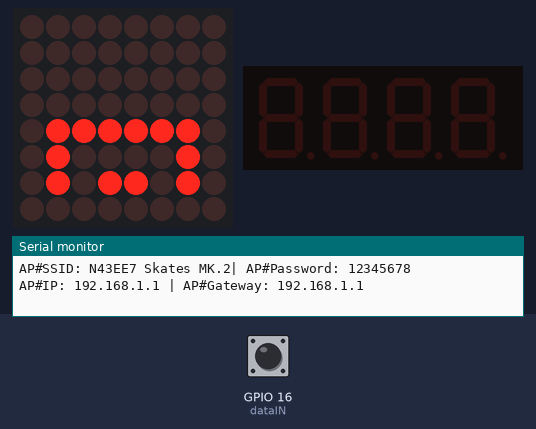
Bench run of a sketch on a simulated ESP8266 (NodeMCU). Parts: 8×8 LED matrix, 4-digit seven-segment display, the last lines printed to the serial monitor. Inputs (shaded band) come from the test bench; at power-on: GPIO 16 (dataIN) LOW.

Above: at 0.6 s.
At 7.6 s:
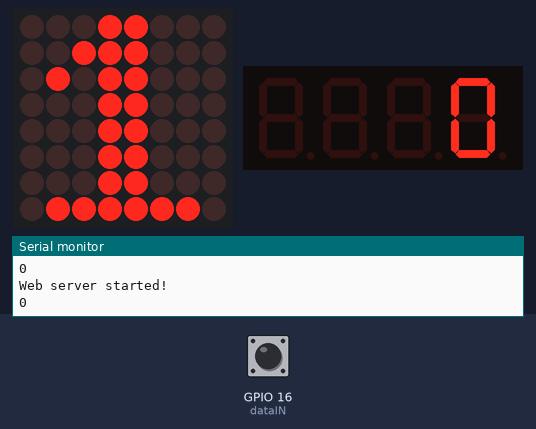
7.7 s: GPIO 16 (dataIN) driven HIGH
At 7.76 s:
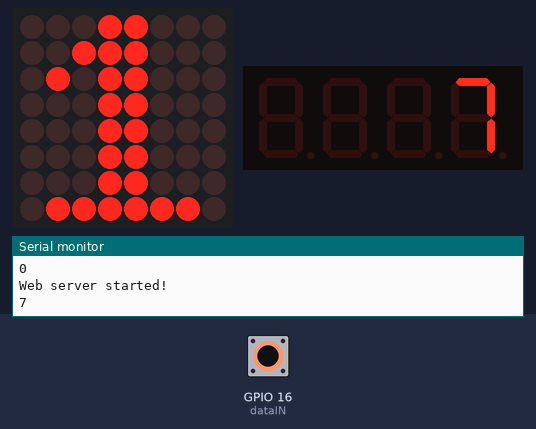
9.3 s: GPIO 16 (dataIN) pulsed LOW 2 times (0.12 s each, 0.3 s apart)
At 11.0 s:
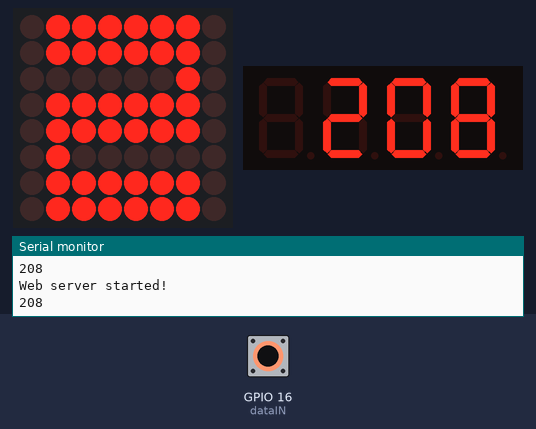
Timing chart, 0 to 12.5 s (numbered marks = the images above; inputs shaded):
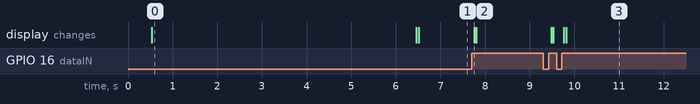

The sketch:

WonderSkatesV2_Server_Edition.ino
```cpp
/*
WonderSkates V2.0S (ESP Server Edition)
By Nabeel Ur Rehman Nayyar
https://github.com/n43ee7/WonderSkatesV2

[!] Mark or change the AP details from Line 61 and 62 and Connect it
[>] Connect the Local IP of the Server for getting Detailed Data.
[>] All serial Messages are for Debgging and can be deleted from the Code

*/
#include <LedControl.h>
#include <TM1637Display.h>
#include <ESP8266WiFi.h>
#include <ESP8266WebServer.h>
#include <WiFiClient.h>
#include <time.h>

//Matrix Phases
byte zero[8] = { B00000000,B01111110,B01000010,B01000010,B01000010,B01000010,B01111110,B00000000 };
byte one[8] = { B00011000,B00111000,B01011000,B00011000,B00011000,B00011000,B00011000,B01111110 };
byte two[8] = { B01111110,B01111110,B00000010,B01111110,B01111110,B01000000,B01111110,B01111110 };
byte three[8] = { B01111110,B01111110,B00000010,B01111110,B01111110,B00000010,B01111110,B01111110 };
byte four[8] = { B01100110,B01100110,B01100110,B01111110,B01111110,B00000110,B00000110,B00000110 };
byte five[8] = { B01111110,B01111110,B01000000,B01111110,B01111110,B00000010,B01111110,B01111110 };
byte six[8] = { B01111110,B01111110,B01000000,B01111110,B01111110,B01000010,B01111110,B01111110 };
byte seven[8] = { B01111110,B01111110,B00000110,B00000110,B00000110,B00000110,B00000110,B00000110 };
byte eight[8] = { B01111110,B01111110,B01000010,B01111110,B01111110,B01000010,B01111110,B01111110 };
byte nine[8] = { B01111110,B01111110,B01100110,B01100110,B01111110,B00000110,B00000110,B00000110 };
byte ten[8] = { B11001111,B11001001,B11001001,B11001001,B11001001,B11001001,B11001001,B11001111 };
byte eleven[8] = { B11000011,B11000011,B11000011,B11000011,B11000011,B11000011,B11000011,B11000011 };
byte twelve[8] = { B11001111,B11001001,B11001001,B11000001,B11001111,B11001000,B11001000,B11001111 };
byte thirteen[8] = { B11001111,B11001001,B11001001,B11000001,B11001111,B11000001,B11001001,B11001111 };

byte greaterPRIM[8] = { B01000010,B11000011,B00100100,B00011000,B00011000,B00100100,B11000011,B01000010 };
byte greaterSEC[8] = { B00000000,B00000000,B00100100,B00011000,B00011000,B00100100,B00000000,B00000000 };

byte WifiAnim1[] = { B00000000,B00000000,B00000000,B00000000,B01111110,B01000010,B01011010,B00000000 };
byte WifiAnim2[] = { B00000000,B00000000,B00000000,B11111111,B10000001,B10000001,B10011001,B00000000 };

//IR Sensor and Other related elements
const int dataIN = 16;  //D0 -> GPIO16
unsigned long prevmillis;
unsigned long duration;
int rpm;
bool currentstate;
bool prevstate;
float WheelDiameter = 0.063; //Wheel Diameter of the Wheels (NORMALLY BETWEEN 62-65mm)(INPUT IN Meter)
float linearSpeed;
unsigned long timea = 0;
unsigned long curTime = 0;
float distance = 0;

//Matrix
int CLK = 12; //D6 -> GPIO12
int CS = 13;  //D7 -> GPIO13
int DIN = 15; //D8 -> GPIO15

//Grove
int Dclk = 5; //D1 -> GPIO05
int Ddio = 4; //D2 -> GPIO04

//Wireless Configurations
const char* ssid = "N43EE7 Skates MK.2";  // The SSID
const char* password = "12345678";  //The Password
IPAddress local_ip(192, 168, 1, 1);
IPAddress gateway(192, 168, 1, 1);
IPAddress subnet(255, 255, 255, 0);
ESP8266WebServer server(80);
String page = "";


//_________________inits______________________
LedControl lft = LedControl(DIN, CLK, CS, 1);
TM1637Display Disp(Dclk, Ddio);

void setup()
{
    pinMode(dataIN, INPUT);
    prevmillis = 0;
    prevstate = LOW;

    //Matrix Configurations
    Disp.setBrightness(0x0a);
    lft.shutdown(0, false);
    lft.setIntensity(0, 8);
    lft.clearDisplay(0);
    Serial.begin(9600);

    //Wifi AP & Server Configurations
    WiFi.softAP(ssid, password);
    WiFi.softAPConfig(local_ip, gateway, subnet);

    Serial.println("AP#SSID: " + String(ssid) + "| AP#Password: " + String(password)); //DBGB
    Serial.println("AP#IP: 192.168.1.1 | AP#Gateway: 192.168.1.1"); //DBGB
    for (int a = 0; a < 4; a = a + 1) {
        delay(500);
        for (int a = 0; a < 8; a = a + 1)
        {
            lft.setRow(0, a, WifiAnim1[a]);
        }
        delay(1000);
        for (int a = 0; a < 8; a = a + 1)
        {
            lft.setRow(0, a, WifiAnim1[a]);
        }
        delay(100);
    }
}
void loop()
{
    timea = millis();
    currentstate = digitalRead(dataIN);
    if (prevstate != currentstate)
    {
        if (currentstate == HIGH)
        {
            duration = (micros() - prevmillis);
            rpm = (60000000 / duration);
            prevmillis = micros();
        }
    }
    prevstate = currentstate;
    Serial.println(rpm); //DBGB
    server.handleClient();
    DeltaDisp(rpm);
    MatrixDisplay(rpm);
    DataExport(rpm);
    server.begin();
    Serial.println("Web server started!"); //DBGB
}

//Groove Display
int DeltaDisp(int RPM) {

    Disp.showNumberDec(RPM);
    delay(50);
}

//Matrix Display
int MatrixDisplay(int RPM) {

    if (rpm <= 100) {
        if (rpm = 0) {
            for (int a = 0; a < 8; a = a + 1)
            {
                lft.setRow(0, a, zero[a]);
            }
        }
        for (int a = 0; a < 8; a = a + 1)
        {
            lft.setRow(0, a, one[a]);
        }
    }
    if (rpm >= 200) {
        for (int a = 0; a < 8; a = a + 1)
        {
            lft.setRow(0, a, two[a]);
        }
    }
    if (rpm >= 300) {
        for (int a = 0; a < 8; a = a + 1)
        {
            lft.setRow(0, a, three[a]);
        }
    }
    if (rpm >= 400) {
        for (int a = 0; a < 8; a = a + 1)
        {
            lft.setRow(0, a, four[a]);
        }
    }
    if (rpm >= 500) {
        for (int a = 0; a < 8; a = a + 1)
        {
            lft.setRow(0, a, five[a]);
        }
    }
    if (rpm >= 600) {
        for (int a = 0; a < 8; a = a + 1)
        {
            lft.setRow(0, a, six[a]);
        }
    }
    if (rpm >= 700) {
        for (int a = 0; a < 8; a = a + 1)
        {
            lft.setRow(0, a, seven[a]);
        }
    }
    if (rpm >= 800) {
        for (int a = 0; a < 8; a = a + 1)
        {
            lft.setRow(0, a, eight[a]);
        }
    }
    if (rpm >= 900) {
        for (int a = 0; a < 8; a = a + 1)
        {
            lft.setRow(0, a, nine[a]);
        }
    }
    if (rpm >= 1000) {
        for (int a = 0; a < 8; a = a + 1)
        {
            lft.setRow(0, a, ten[a]);
        }
    }
    if (rpm >= 1100) {
        for (int a = 0; a < 8; a = a + 1)
        {
            lft.setRow(0, a, eleven[a]);
        }
    }
    if (rpm >= 1200) {
        for (int a = 0; a < 8; a = a + 1)
        {
            lft.setRow(0, a, twelve[a]);
        }
    }
    if (rpm >= 1300) {
        for (int a = 0; a < 8; a = a + 1)
        {
            lft.setRow(0, a, thirteen[a]);
        }
    }
    if (rpm >= 1400) {
        for (int a = 0; a < 8; a = a + 1)
        {
            lft.setRow(0, a, greaterPRIM[a]);
            DeltaDisp(rpm);
        }
        delay(100);
        for (int a = 0; a < 8; a = a + 1)
        {
            lft.setRow(0, a, greaterSEC[a]);
        }
    }

}

//Exporting Results
int DataExport(int RPM) {

    linearSpeed = (WheelDiameter / 2) * RPM * 0.10472; //LinearSpeed in m/s
    linearSpeed = linearSpeed * 3.6; //Comment this line to get final value in m/s instead of km/h

    curTime = timea;
    distance = (linearSpeed * curTime) / 1000;

    server.on("/", []() {
        page = "<h1 style = ""text-align: center;""><strong><span style = ""text-decoration: underline;"">N43EE7</span> Skates MK.2</strong></h1><p><strong>Current RPM : " + String(rpm) + " </strong></p><p><strong>Current Speed : " + String(linearSpeed) + " </strong></p><p><strong>Total Distance Traveled : " + String(distance) + " </strong></p><p><strong>Total Average Speed : &nbsp; </strong></p><p><strong>Total Workout time : " + String(curTime) + "</strong></p>";
        server.send(200, "text/html", page);
    });
}
```

Measured:
- after the input at 7.7 s, the display: changes after 0.05 s (image 2)
- after the input at 9.3 s, the display: first changes after 0.18 s (image 3 shows a later state)
- what the display in image 0 shows lasts 6.0 s, from 0.5 s to 6.5 s
